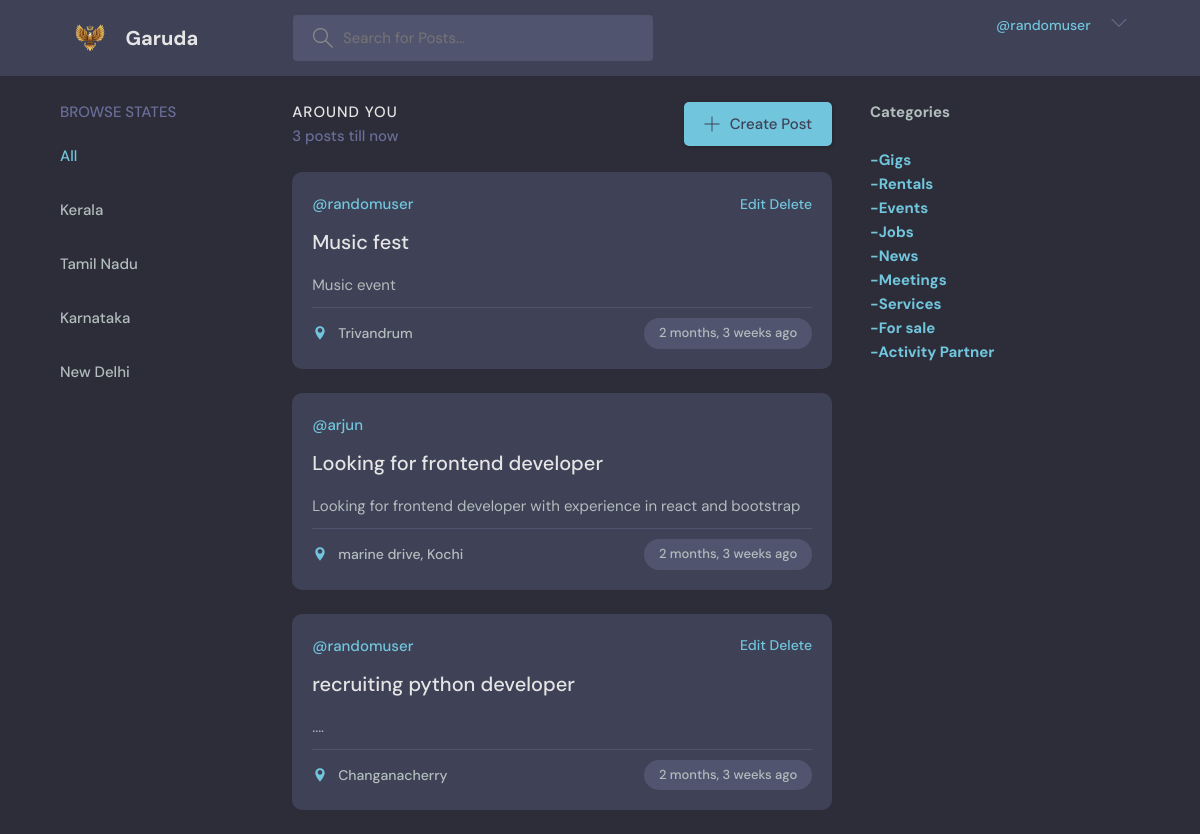
Page / (signed in) on the committed database.
### base/models.py (models this page shows, shortened)
class Post(models.Model):
    category = models.CharField(null=True,max_length=50,default='')
    host = models.ForeignKey(User, on_delete=models.SET_NULL,null=True)
    title = models.CharField(max_length=100)
    description = models.TextField(null=True, blank=True)
    location = models.CharField(null=True, max_length=200,default='')
    city = models.CharField(null=True, max_length=200)
    state = models.CharField(null=True, max_length=200)
    contact = models.TextField(null=False)
    updated = models.DateTimeField(auto_now=True)   #saves time when model is updated
    created = models.DateTimeField(auto_now_add=True) #saves time when model is created (only one time)
    class Meta:
        ordering = [Random()]

### base/views.py (the view)
# urls.py: path('',views.home,name="home"),
def home(request):
    q = request.GET.get('q') if request.GET.get('q') != None else ''
    posts = Post.objects.filter(
    Q(city__icontains=q) |
    Q(title__icontains=q) |
    Q(location__icontains=q) |
    Q(description__icontains=q) |
    Q(host__username__icontains=q) |
    Q(category__icontains=q) |
    Q(state__icontains=q) |
        (Q(city__icontains=q) & Q(title__icontains=q)) |
        (Q(city__icontains=q) & Q(category__icontains=q))
    )
    post_count = posts.count()
    flag = True
    categories = ['Gigs','Rentals','Events','Jobs','News','Meetings','Services','For sale','Activity Partner']
    statelist = ['Kerala','Tamil Nadu','Karnataka','New Delhi']
    context = {'posts': posts,'post_count':post_count,'categories': categories,'statelist':statelist,'flag':flag}
    return render(request,'base/home.html',context)

### base/templates/base/home.html (shortened to what this page needs)
{% extends 'main.html' %}
{% block content %}
    <main class="layout layout--3">
      <div class="container">
        {% include 'base/searchcities.html' %}
        <div class="roomList">
          <div class="roomList__header">
            <div>
              {%if flag%}
              <h2>Around you </h2>
              <p>{{post_count}} posts till now </p>
              {%else%}
              <div>
                <h2>Your Posts </h2>
              </div>
              {%endif%}
            </div>
            <a class="btn btn--main" href="{% url 'createpost' %}">
              <svg version="1.1" xmlns="http://www.w3.org/2000/svg" width="32" height="32" viewBox="0 0 32 32">
                <title>add</title>
                <path
                  d="M16.943 0.943h-1.885v14.115h-14.115v1.885h14.115v14.115h1.885v-14.115h14.115v-1.885h-14.115v-14.115z"
                ></path>
              </svg>
              Create Post
            </a>
          </div>
          {%include 'base/feed.html' %}
        </div>
        {% include 'base/categories.html' %}
      </div>
    </main>
    {%endblock%}

### templates/navbar.html (shortened to what this page needs)
{% load static %}
<header class="header header--loggedIn">
    <div class="container">
      <a href="{% url 'home' %}" class="header__logo">
        <img src="{% static 'images/icon.png' %}">
        <h1>Garuda</h1>
      </a>
      <form class="header__search" method="GET" action="{% url 'home' %}">
        <label>
          <input name="q" placeholder="Search for Posts..." />
        </label>
      </form>
      <nav class="header__menu">
        {%if request.user.is_authenticated %}
        <div class="header__user">
            <p><span>@{{request.user}}</span></p>
          <button class="dropdown-button">
            <svg version="1.1" xmlns="http://www.w3.org/2000/svg" width="32" height="32" viewBox="0 0 32 32">
              <title>click</title>
              <path d="M16 21l-13-13h-3l16 16 16-16h-3l-13 13z"></path>
            </svg>
          </button>
        </div>
          {%endif%}
      </nav>
    </div>
  </header>

### base/templates/base/feed.html
{%for post in posts%}
<div class="roomListRoom">
    <div class="roomListRoom__header">
      <a href="profile.html" class="roomListRoom__author">
        <span>@{{post.host.username}}</span>
      </a>
      <div class="roomListRoom__actions">
        {% if request.user == post.host%}
        <span><a href="{%url 'updatepost' post.id%}">Edit</a> <a href="{%url 'deletepost' post.id%}"> Delete</a></span>
        {%endif%}
      </div>
    </div>
    <div class="roomListRoom__content">
      <a href="{% url 'post' post.id %}">{{post.title}}</a>
      <p>
        {{post.description}}
      </p>
    </div>
    <div class="roomListRoom__meta">
      <a class="roomListRoom__joined">
        <svg xmlns="http://www.w3.org/2000/svg" width="24" height="24" viewBox="0 0 24 24">
            <path d="M12 2C8.139 2 5 5.139 5 9c0 5.25 7 13 7 13s7-7.75 7-13c0-3.861-3.139-7-7-7zm0 9.5c-1.93 0-3.5-1.57-3.5-3.5s1.57-3.5 3.5-3.5 3.5 1.57 3.5 3.5-1.57 3.5-3.5 3.5z"/>
            <path d="M0 0h24v24H0z" fill="none"/>
        </svg>
        {% if post.location %}
        {{post.location}}, {{post.city}}
        {%else%}
        {{post.city}}
        {%endif%}
      </a>
      <p class="roomListRoom__topic">{{post.created|timesince}} ago</p>
    </div>
</div>
{%endfor%}

### static/styles/style.css (style rules this page uses)
:root { --color-main: #71c6dd; --color-main-light: #e1f6fb; --color-dark: #3f4156; --color-dark-medium: #51546e; --color-dark-light: #696d97; --color-light: #e5e5e5; --color-gray: #8b8b8b; --color-light-gray: #b2bdbd; --color-bg: #2d2d39; --color-success: #5dd693; --color-error: #fc4b0b; }
* { font-family: "DM Sans", -apple-system, BlinkMacSystemFont, "Segoe UI", Roboto, Oxygen, Ubuntu, Cantarell, "Open Sans", "Helvetica Neue", sans-serif; margin: 0; padding: 0; box-sizing: border-box; text-rendering: optimizeLegibility; font-size: inherit; }
html { font-size: 56.25%; }
@media only screen and (min-width: 1200px) { html { font-size: 62.5%; } }
body { line-height: 1.6; font-weight: 400; font-size: 1.5rem; color: var(--color-light-gray); background-color: var(--color-bg); min-height: 100vh; }
img { width: 100%; }
a { display: inline-block; color: var(--color-main); text-decoration: none; }
.container { max-width: 120rem; width: 90%; margin: auto; }
.btn { background-color: transparent; border: none; display: inline-flex; align-items: center; gap: 1rem; cursor: pointer; transition: all ease-in-out 0.3s; padding: 1rem 2rem; border-radius: 5px; box-shadow: 1px 1px 3px 1px rgba(0, 0, 0, 0.15); font-weight: 500; }
.btn--main { background-color: var(--color-main); color: var(--color-dark); }
.btn > svg { fill: currentColor; width: 1.6rem; height: 1.6rem; }
.header { padding: 1.5rem; background-color: var(--color-dark); }
.header > .container { display: flex; gap: 9.5rem; }
.header__logo, .header__user { display: flex; gap: 2rem; align-items: center; }
.header__logo > img { height: 3.2rem; width: 3.2rem; }
.header__logo > h1 { font-weight: 700; font-size: 2rem; color: var(--color-light); }
.header__search > label { background-color: var(--color-dark-medium); padding: 1.3rem 1rem; display: flex; align-items: center; gap: 1rem; border-radius: 4px; }
.header__search svg { fill: var(--color-gray); width: 2rem; height: 2rem; margin-left: 1rem; }
.header__search input { width: 30rem; background: transparent; border: none; outline: none; color: var(--color-light); }
.header__menu { margin-left: auto; position: relative; }
.header__menu p { line-height: 1.2; }
.header__menu span { color: var(--color-main); font-weight: 500; font-size: 1.4rem; display: block; }
.header__menu svg { width: 1.6rem; height: 1.6rem; fill: var(--color-dark-light); }
.dropdown-button { background: transparent; border: 0; outline: 0; cursor: pointer; }
.layout { margin-top: 2.4rem; }
.layout > .container { display: flex; justify-content: space-between; align-items: flex-start; }
.layout--3 > .container > div:nth-child(2) { flex-basis: 50%; }
.roomList__header { display: flex; justify-content: space-between; align-items: center; margin-bottom: 2.4rem; }
.roomList__header h2 { text-transform: uppercase; font-weight: 500; color: var(--color-light); letter-spacing: 1px; }
.roomList__header p { font-weight: 500; color: var(--color-dark-light); }
.roomListRoom { margin-bottom: 2.4rem; background-color: var(--color-dark); border-radius: 1rem; padding: 2rem; }
.roomListRoom__header { display: flex; justify-content: space-between; align-items: center; }
.roomListRoom__author { font-weight: 500; display: flex; align-items: center; gap: 1rem; }
.roomListRoom__actions { display: flex; align-items: flex-start; gap: 1rem; position: relative; }
.roomListRoom__actions span { font-size: 1.4rem; font-weight: 500; }
.roomListRoom__content { margin: 1rem 0; }
.roomListRoom__content a { font-size: 2rem; font-weight: 500; margin-bottom: 1.5rem; color: var(--color-light); transition: all 0.3s ease-in-out; }
.roomListRoom__meta { border-top: 1px solid var(--color-dark-medium); padding-top: 1rem; display: flex; align-items: center; justify-content: space-between; }
.roomListRoom__joined { color: var(--color-light-gray); display: flex; align-items: center; gap: 1rem; font-size: 1.4rem; font-weight: 500; }
.roomListRoom__joined svg { fill: var(--color-main); width: 1.6rem; height: 1.6rem; }
.roomListRoom__topic { padding: 5px 1.5rem; background-color: var(--color-dark-medium); border-radius: 5rem; font-weight: 500; font-size: 1.3rem; }

### rows in the picture
Post: host.username "randomuser", shows "Edit", title "Music fest", description "Music event", city "Trivandrum", created "2 months, 3 weeks"
Post: host.username "arjun", title "Looking for frontend developer", description "Looking for frontend developer with experience in react and bootstrap", location "marine drive", city "Kochi", created "2 months, 3 weeks"
Post: host.username "randomuser", shows "Edit", title "recruiting python developer", description "....", city "Changanacherry", created "2 months, 3 weeks"

### other values in the picture
{{ request.user }} "randomuser"
{{ state }} "Kerala" "Tamil Nadu" "Karnataka" "New Delhi"
{{ post_count }} "3"
{{ category }} "Gigs" "Rentals" "Events" "Jobs" "News" "Meetings" "Services" "For sale" "Activity Partner"
